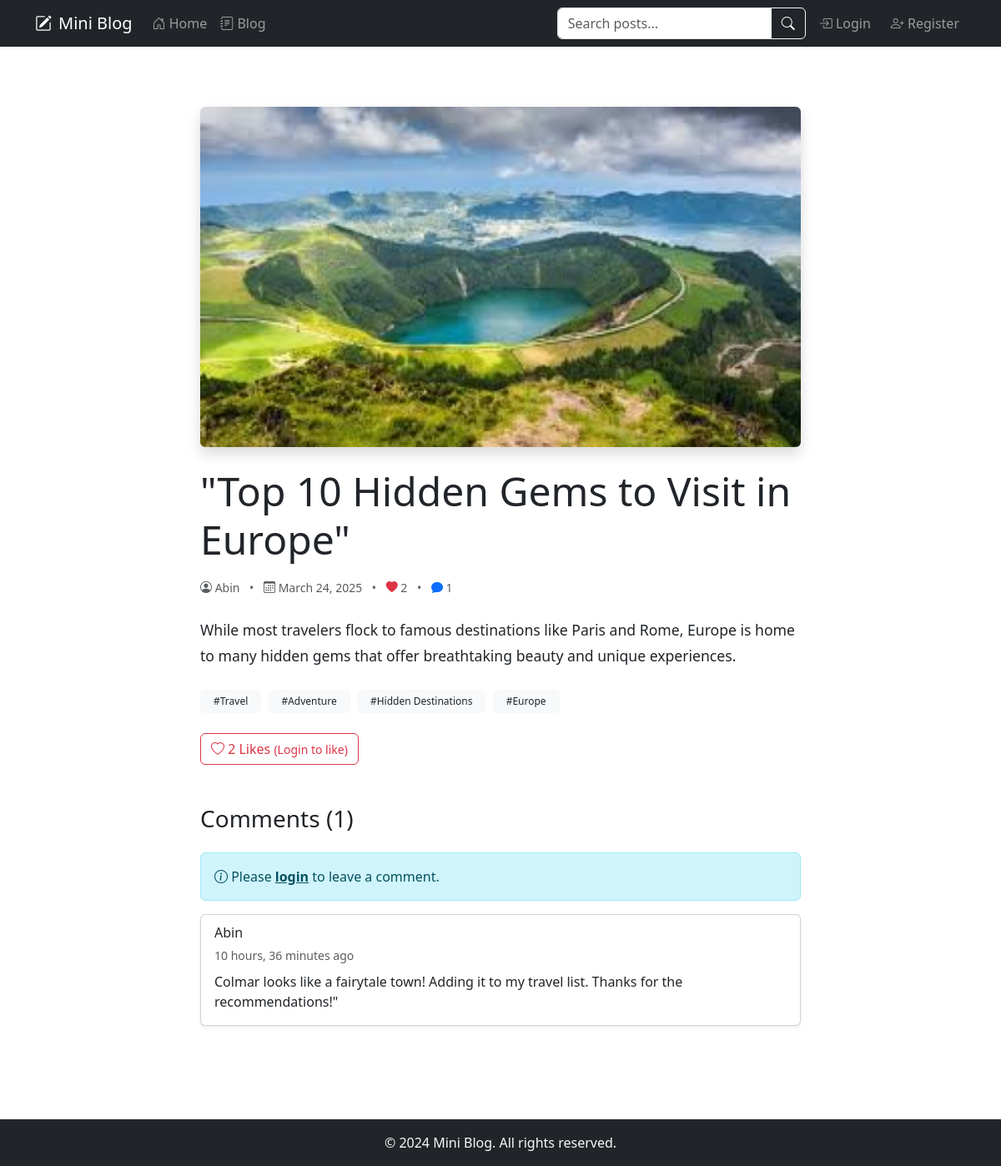
/post/top-10-hidden-gems-to-visit-in-europe/, run on the app's committed database.
### blog/models.py (models this page shows, shortened)
class Post(models.Model):
    title = models.CharField(max_length=200)
    slug = models.SlugField(unique=True, blank=True)
    content = RichTextField()
    author = models.ForeignKey(User, on_delete=models.CASCADE)
    created_date = models.DateTimeField(auto_now_add=True)
    updated_date = models.DateTimeField(auto_now=True)
    image = models.ImageField(upload_to='blog_images/', blank=True, null=True)
    tags = TaggableManager()
    likes = models.ManyToManyField(User, related_name='blog_posts')
    total_likes = models.IntegerField(default=0)
    def total_likes(self):
        return self.likes.count()
    class Meta:
        ordering = ['-created_date']

class Comment(models.Model):
    post = models.ForeignKey(Post, on_delete=models.CASCADE, related_name='comments')
    author = models.ForeignKey(User, on_delete=models.CASCADE)
    content = models.TextField()
    created_date = models.DateTimeField(auto_now_add=True)
    class Meta:
        ordering = ['created_date']

### blog/views.py (the view)
# urls.py: path('post/<slug:slug>/', views.PostDetailView.as_view(), name='post_detail'),
class PostDetailView(DetailView):
    model = Post
    template_name = 'blog/post_detail.html'
    def get_context_data(self, **kwargs):
        context = super().get_context_data(**kwargs)
        context['comment_form'] = CommentForm()
        return context

### blog/forms.py
class CommentForm(forms.ModelForm):
    class Meta:
        model = Comment
        fields = ['content']
        widgets = {
            'content': forms.Textarea(attrs={'rows': 4}),
        }

### blog/templates/blog/post_detail.html (shortened to what this page needs)
{% extends 'blog/base.html' %}
{% load static %}
{% block content %}
<div class="container py-5">
    <div class="row justify-content-center">
        <div class="col-lg-8">
            <article class="blog-post">
                {% if post.image %}
                <div class="post-image mb-4">
                    <img src="{{ post.image.url }}" class="img-fluid rounded shadow" alt="{{ post.title }}">
                </div>
                {% endif %}
                <h1 class="display-5 mb-3">{{ post.title }}</h1>
                <div class="post-meta text-muted mb-4">
                    <small>
                        <i class="bi bi-person-circle"></i> {{ post.author }}
                        <span class="mx-2">•</span>
                        <i class="bi bi-calendar3"></i> {{ post.created_date|date:"F d, Y" }}
                        <span class="mx-2">•</span>
                        <i class="bi bi-heart-fill text-danger"></i> {{ post.total_likes }}
                        <span class="mx-2">•</span>
                        <i class="bi bi-chat-fill text-primary"></i> {{ post.comments.count }}
                    </small>
                </div>
                <div class="post-content mb-4">
                    {{ post.content|safe }}
                </div>
                {% if post.tags.all %}
                <div class="post-tags mb-4">
                    {% for tag in post.tags.all %}
                    <a href="{% url 'post_list_by_tag' tag.slug %}" class="badge bg-light text-dark text-decoration-none me-1">
                        #{{ tag.name }}
                    </a>
                    {% endfor %}
                </div>
                {% endif %}
                <div class="d-flex justify-content-between align-items-center mb-5">
                    {% if user.is_authenticated %}
                        <form action="{% url 'post_like' post.slug %}" method="post" class="d-inline">
                            {% csrf_token %}
                            <button type="submit" class="btn btn-outline-danger">
                                <i class="bi bi-heart{% if user in post.likes.all %}-fill{% endif %}"></i>
                                {{ post.total_likes }} Like{{ post.total_likes|pluralize }}
                            </button>
                        </form>
                    {% else %}
                        <a href="{% url 'login' %}" class="btn btn-outline-danger">
                            <i class="bi bi-heart"></i> {{ post.total_likes }} Like{{ post.total_likes|pluralize }}
                            <small>(Login to like)</small>
                        </a>
                    {% endif %}
                </div>
                <div class="comments-section mt-5">
                    <h3 class="mb-4">Comments ({{ post.comments.count }})</h3>
                    {% if user.is_authenticated %}
                        <div class="card shadow-sm mb-4">
                            <div class="card-body">
                                <form method="post" action="{% url 'add_comment' post.slug %}">
                                    {% csrf_token %}
                                    <div class="mb-3">
                                        <label for="content" class="form-label">Add a comment</label>
                                        <textarea class="form-control" id="content" name="content" rows="3" required></textarea>
                                    </div>
                                    <button type="submit" class="btn btn-primary">
                                        <i class="bi bi-chat"></i> Post Comment
                                    </button>
                                </form>
                            </div>
                        </div>
                    {% else %}
                        <div class="alert alert-info">
                            <i class="bi bi-info-circle"></i>
                            Please <a href="{% url 'login' %}" class="alert-link">login</a> to leave a comment.
                        </div>
                    {% endif %}
                    {% for comment in post.comments.all %}
                    <div class="card shadow-sm mb-3">
                        <div class="card-body">
                            <div class="d-flex justify-content-between align-items-start">
                                <div class="d-flex align-items-center">
                                    <div>
                                        <h6 class="card-subtitle mb-1">{{ comment.author }}</h6>
                                        <small class="text-muted">{{ comment.created_date|timesince }} ago</small>
                                    </div>
                                </div>
                            </div>
                            <p class="card-text mt-2">{{ comment.content }}</p>
                        </div>
                    </div>
                    {% empty %}
                    <div class="text-center text-muted py-4">
                        <p>No comments yet. Be the first to comment!</p>
                    </div>
                    {% endfor %}
                </div>
            </article>
        </div>
    </div>
</div>
{% endblock %}

### blog/templates/blog/post_detail.html (style rules this page uses)
.post-image img { max-height: 500px; width: 100%; object-fit: cover; }
.post-content { line-height: 1.8; font-size: 1.1rem; }
.post-tags .badge { padding: 0.5rem 1rem; font-weight: normal; }

### data on the page
Post: image (picture), title "\"Top 10 Hidden Gems to Visit in Europe\"", author "Abin", created_date "March 24, 2025", total_likes "2", comments.count "1", content "While most travelers flock to famous destinations like Paris and Rome, Europe is home to many hidden gems that offer breathtaking beauty and unique experiences."
Tag: name "Travel"
Tag: name "Adventure"
Tag: name "Hidden Destinations"
Tag: name "Europe"
Comment: author "Abin", created_date "10 hours, 36 minutes", content "Colmar looks like a fairytale town! Adding it to my travel list. Thanks for the recommendations!\""
